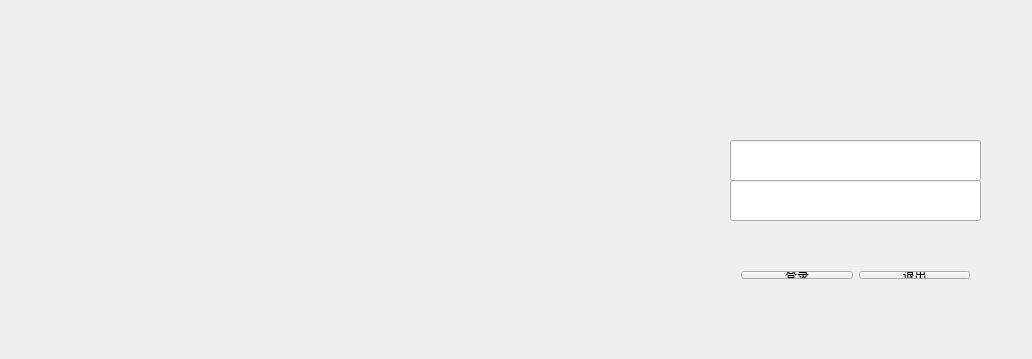
<?xml version="1.0" encoding="UTF-8"?>
<ui version="4.0">
 <class>MainWindow</class>
 <widget class="QMainWindow" name="MainWindow">
  <property name="geometry">
   <rect>
    <x>0</x>
    <y>0</y>
    <width>1032</width>
    <height>359</height>
   </rect>
  </property>
  <property name="windowTitle">
   <string>MainWindow</string>
  </property>
  <property name="styleSheet">
   <string notr="true">

</string>
  </property>
  <widget class="QWidget" name="centralWidget">
   <widget class="QWidget" name="layoutWidget">
    <property name="geometry">
     <rect>
      <x>730</x>
      <y>260</y>
      <width>251</width>
      <height>30</height>
     </rect>
    </property>
    <layout class="QHBoxLayout" name="horizontalLayout_4">
     <item>
      <widget class="QPushButton" name="pushButton">
       <property name="text">
        <string>登录</string>
       </property>
      </widget>
     </item>
     <item>
      <widget class="QPushButton" name="pushButton_2">
       <property name="text">
        <string>退出</string>
       </property>
      </widget>
     </item>
    </layout>
   </widget>
   <widget class="QLineEdit" name="lineEdit_2">
    <property name="geometry">
     <rect>
      <x>730</x>
      <y>180</y>
      <width>251</width>
      <height>41</height>
     </rect>
    </property>
   </widget>
   <widget class="QLineEdit" name="lineEdit">
    <property name="geometry">
     <rect>
      <x>730</x>
      <y>140</y>
      <width>251</width>
      <height>41</height>
     </rect>
    </property>
   </widget>
  </widget>
 </widget>
 <layoutdefault spacing="6" margin="11"/>
 <resources/>
 <connections/>
</ui>
